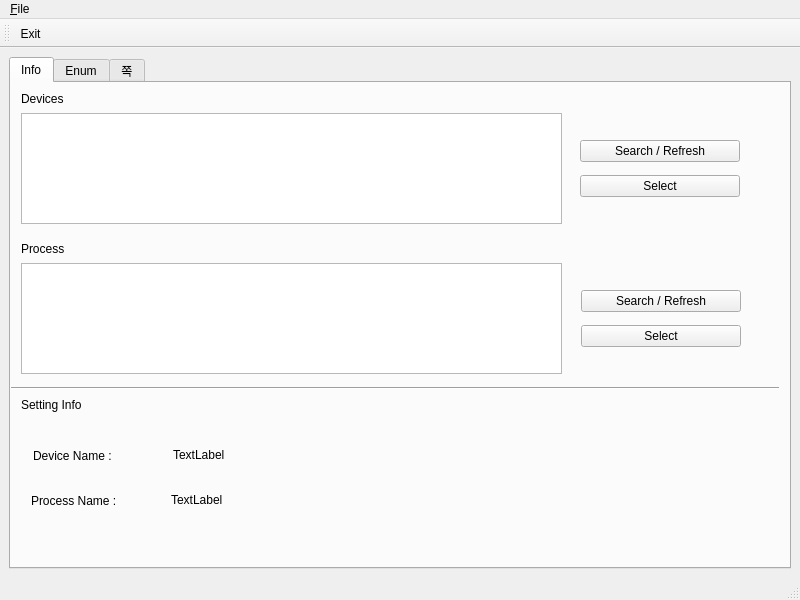
<?xml version="1.0" encoding="UTF-8"?>
<ui version="4.0">
 <class>MainWindow</class>
 <widget class="QMainWindow" name="MainWindow">
  <property name="geometry">
   <rect>
    <x>0</x>
    <y>0</y>
    <width>800</width>
    <height>600</height>
   </rect>
  </property>
  <property name="minimumSize">
   <size>
    <width>800</width>
    <height>600</height>
   </size>
  </property>
  <property name="maximumSize">
   <size>
    <width>800</width>
    <height>600</height>
   </size>
  </property>
  <property name="cursor">
   <cursorShape>ArrowCursor</cursorShape>
  </property>
  <property name="windowTitle">
   <string>Frida</string>
  </property>
  <property name="windowIcon">
   <iconset>
    <normaloff>../resource/ico.png</normaloff>../resource/ico.png</iconset>
  </property>
  <widget class="QWidget" name="centralwidget">
   <layout class="QHBoxLayout" name="horizontalLayout">
    <item>
     <widget class="QTabWidget" name="tabWidget">
      <property name="currentIndex">
       <number>0</number>
      </property>
      <widget class="QWidget" name="tab_1">
       <attribute name="title">
        <string>Info</string>
       </attribute>
       <widget class="QListWidget" name="listDevice">
        <property name="geometry">
         <rect>
          <x>10</x>
          <y>30</y>
          <width>541</width>
          <height>111</height>
         </rect>
        </property>
        <property name="alternatingRowColors">
         <bool>true</bool>
        </property>
       </widget>
       <widget class="QListWidget" name="listProcess">
        <property name="geometry">
         <rect>
          <x>10</x>
          <y>180</y>
          <width>541</width>
          <height>111</height>
         </rect>
        </property>
        <property name="alternatingRowColors">
         <bool>true</bool>
        </property>
       </widget>
       <widget class="QLabel" name="label">
        <property name="geometry">
         <rect>
          <x>10</x>
          <y>10</y>
          <width>56</width>
          <height>12</height>
         </rect>
        </property>
        <property name="text">
         <string>Devices</string>
        </property>
       </widget>
       <widget class="QWidget" name="verticalLayoutWidget">
        <property name="geometry">
         <rect>
          <x>569</x>
          <y>50</y>
          <width>160</width>
          <height>71</height>
         </rect>
        </property>
        <layout class="QVBoxLayout" name="verticalLayout">
         <item>
          <widget class="QPushButton" name="btn_Searchdevice">
           <property name="text">
            <string>Search / Refresh</string>
           </property>
          </widget>
         </item>
         <item>
          <widget class="QPushButton" name="btn_Selectdevice">
           <property name="text">
            <string>Select</string>
           </property>
          </widget>
         </item>
        </layout>
       </widget>
       <widget class="QLabel" name="label_2">
        <property name="geometry">
         <rect>
          <x>10</x>
          <y>306</y>
          <width>81</width>
          <height>31</height>
         </rect>
        </property>
        <property name="text">
         <string>Setting Info</string>
        </property>
       </widget>
       <widget class="Line" name="line">
        <property name="geometry">
         <rect>
          <x>-3</x>
          <y>295</y>
          <width>771</width>
          <height>20</height>
         </rect>
        </property>
        <property name="orientation">
         <enum>Qt::Horizontal</enum>
        </property>
       </widget>
       <widget class="QLabel" name="label_3">
        <property name="geometry">
         <rect>
          <x>22</x>
          <y>365</y>
          <width>111</width>
          <height>16</height>
         </rect>
        </property>
        <property name="text">
         <string>Device Name : </string>
        </property>
       </widget>
       <widget class="QLabel" name="label_4">
        <property name="geometry">
         <rect>
          <x>20</x>
          <y>410</y>
          <width>111</width>
          <height>16</height>
         </rect>
        </property>
        <property name="text">
         <string>Process Name : </string>
        </property>
       </widget>
       <widget class="QLabel" name="label_5">
        <property name="geometry">
         <rect>
          <x>162</x>
          <y>365</y>
          <width>64</width>
          <height>14</height>
         </rect>
        </property>
        <property name="text">
         <string>TextLabel</string>
        </property>
       </widget>
       <widget class="QLabel" name="label_6">
        <property name="geometry">
         <rect>
          <x>160</x>
          <y>410</y>
          <width>64</width>
          <height>14</height>
         </rect>
        </property>
        <property name="text">
         <string>TextLabel</string>
        </property>
       </widget>
       <widget class="QWidget" name="verticalLayoutWidget_2">
        <property name="geometry">
         <rect>
          <x>570</x>
          <y>200</y>
          <width>160</width>
          <height>71</height>
         </rect>
        </property>
        <layout class="QVBoxLayout" name="verticalLayout_2">
         <item>
          <widget class="QPushButton" name="btn_Searchprocess">
           <property name="text">
            <string>Search / Refresh</string>
           </property>
          </widget>
         </item>
         <item>
          <widget class="QPushButton" name="btn_Selectprocess">
           <property name="text">
            <string>Select</string>
           </property>
          </widget>
         </item>
        </layout>
       </widget>
       <widget class="QLabel" name="label_7">
        <property name="geometry">
         <rect>
          <x>10</x>
          <y>160</y>
          <width>56</width>
          <height>12</height>
         </rect>
        </property>
        <property name="text">
         <string>Process</string>
        </property>
       </widget>
      </widget>
      <widget class="QWidget" name="tab_2">
       <attribute name="title">
        <string>Enum</string>
       </attribute>
       <widget class="QListWidget" name="listClass">
        <property name="geometry">
         <rect>
          <x>10</x>
          <y>10</y>
          <width>541</width>
          <height>111</height>
         </rect>
        </property>
       </widget>
       <widget class="QListWidget" name="listMethod">
        <property name="geometry">
         <rect>
          <x>10</x>
          <y>160</y>
          <width>541</width>
          <height>111</height>
         </rect>
        </property>
       </widget>
       <widget class="QPushButton" name="btnGetMethod">
        <property name="geometry">
         <rect>
          <x>10</x>
          <y>130</y>
          <width>75</width>
          <height>23</height>
         </rect>
        </property>
        <property name="text">
         <string>getMethod</string>
        </property>
       </widget>
      </widget>
      <widget class="QWidget" name="tab_3">
       <attribute name="title">
        <string>쪽</string>
       </attribute>
      </widget>
     </widget>
    </item>
   </layout>
  </widget>
  <widget class="QMenuBar" name="menubar">
   <property name="geometry">
    <rect>
     <x>0</x>
     <y>0</y>
     <width>800</width>
     <height>21</height>
    </rect>
   </property>
   <widget class="QMenu" name="menuFile">
    <property name="title">
     <string>&amp;File</string>
    </property>
    <addaction name="actExit"/>
   </widget>
   <addaction name="menuFile"/>
  </widget>
  <widget class="QStatusBar" name="statusbar"/>
  <widget class="QToolBar" name="toolBar">
   <property name="windowTitle">
    <string>toolBar</string>
   </property>
   <attribute name="toolBarArea">
    <enum>TopToolBarArea</enum>
   </attribute>
   <attribute name="toolBarBreak">
    <bool>false</bool>
   </attribute>
   <addaction name="actExit"/>
  </widget>
  <action name="actExit">
   <property name="icon">
    <iconset>
     <normaloff>../resource/exit.png</normaloff>../resource/exit.png</iconset>
   </property>
   <property name="text">
    <string>E&amp;xit</string>
   </property>
  </action>
 </widget>
 <resources/>
 <connections/>
</ui>
